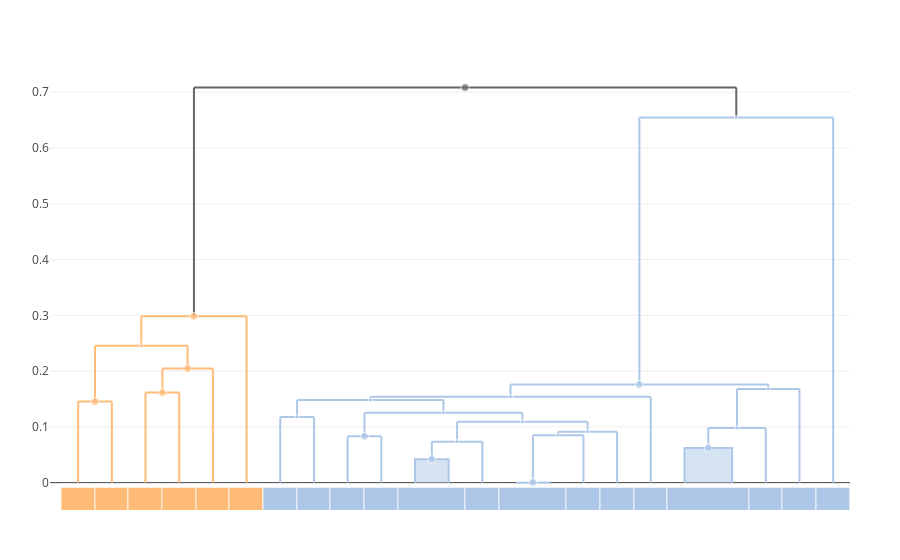

The notebook cell this image was saved under:
### Code cell
trees["all"] = cluster_annotate(cdata, 1:cdata.ntaxa)
plot(dendrogram(cdata, trees["all"]))

### Figure 1 — Plotly figure (JSON) as saved in the notebook; plotly's stock layout.template omitted (floating-point values rounded to 4 significant figures)
{"data": [{"hoverinfo": "skip", "line": {"color": "#666666"}, "mode": "lines", "showlegend": false, "type": "scatter", "x": [4.438, 20.54, null, 4.438, 4.438, null, 20.54, 20.54, null], "y": [0.7086, 0.7086, null, 0.7086, 0.2982, null, 0.7086, 0.6547, null], "yaxis": "y1"}, {"hoverinfo": "skip", "line": {"color": "#AEC7E8"}, "mode": "lines", "showlegend": false, "type": "scatter", "x": [15.25, 17, null, 15.25, 15.25, null, 17, 17, null], "y": [0.09127, 0.09127, null, 0.09127, 0.08504, null, 0.09127, 0, null], "yaxis": "y1"}, {"hoverinfo": "skip", "line": {"color": "#FFBB78"}, "mode": "lines", "showlegend": false, "type": "scatter", "x": [3, 4, null, 3, 3, null, 4, 4, null], "y": [0.1615, 0.1615, null, 0.1615, 0, null, 0.1615, 0, null], "yaxis": "y1"}, {"hoverinfo": "skip", "line": {"color": "#AEC7E8"}, "mode": "lines", "showlegend": false, "type": "scatter", "x": [9.672, 18, null, 9.672, 9.672, null, 18, 18, null], "y": [0.1539, 0.1539, null, 0.1539, 0.148, null, 0.1539, 0, null], "yaxis": "y1"}, {"hoverinfo": "skip", "line": {"color": "#AEC7E8"}, "mode": "lines", "showlegend": false, "type": "scatter", "x": [17.66, 23.41, null, 17.66, 17.66, null, 23.41, 23.41, null], "y": [0.6547, 0.6547, null, 0.6547, 0.176, null, 0.6547, 0, null], "yaxis": "y1"}, {"hoverinfo": "skip", "line": {"color": "#FFBB78"}, "mode": "lines", "showlegend": false, "type": "scatter", "x": [3.5, 5, null, 3.5, 3.5, null, 5, 5, null], "y": [0.2046, 0.2046, null, 0.2046, 0.1615, null, 0.2046, 0, null], "yaxis": "y1"}, {"fill": "toself", "hoverinfo": "skip", "line": {"color": "#AEC7E8"}, "mode": "lines", "showlegend": false, "type": "scatter", "x": [14, 14, 15, 15], "y": [0, 0.0002723, 0.0002723, 0], "yaxis": "y1"}, {"hoverinfo": "skip", "line": {"color": "#AEC7E8"}, "mode": "lines", "showlegend": false, "type": "scatter", "x": [7, 8, null, 7, 7, null, 8, 8, null], "y": [0.1179, 0.1179, null, 0.1179, 0, null, 0.1179, 0, null], "yaxis": "y1"}, {"hoverinfo": "skip", "line": {"color": "#AEC7E8"}, "mode": "lines", "showlegend": false, "type": "scatter", "x": [13.84, 21.49, null, 13.84, 13.84, null, 21.49, 21.49, null], "y": [0.176, 0.176, null, 0.176, 0.1539, null, 0.176, 0.1678, null], "yaxis": "y1"}, {"hoverinfo": "skip", "line": {"color": "#AEC7E8"}, "mode": "lines", "showlegend": false, "type": "scatter", "x": [12.25, 16.12, null, 12.25, 12.25, null, 16.12, 16.12, null], "y": [0.1091, 0.1091, null, 0.1091, 0.07348, null, 0.1091, 0.09127, null], "yaxis": "y1"}, {"hoverinfo": "skip", "line": {"color": "#AEC7E8"}, "mode": "lines", "showlegend": false, "type": "scatter", "x": [11.5, 13, null, 11.5, 11.5, null, 13, 13, null], "y": [0.07348, 0.07348, null, 0.07348, 0.04181, null, 0.07348, 0, null], "yaxis": "y1"}, {"hoverinfo": "skip", "line": {"color": "#FFBB78"}, "mode": "lines", "showlegend": false, "type": "scatter", "x": [1.5, 4.25, null, 1.5, 1.5, null, 4.25, 4.25, null], "y": [0.2457, 0.2457, null, 0.2457, 0.1454, null, 0.2457, 0.2046, null], "yaxis": "y1"}, {"hoverinfo": "skip", "line": {"color": "#FFBB78"}, "mode": "lines", "showlegend": false, "type": "scatter", "x": [1, 2, null, 1, 1, null, 2, 2, null], "y": [0.1454, 0.1454, null, 0.1454, 0, null, 0.1454, 0, null], "yaxis": "y1"}, {"fill": "toself", "hoverinfo": "skip", "line": {"color": "#AEC7E8"}, "mode": "lines", "showlegend": false, "type": "scatter", "x": [19, 19, 20.41, 20.41], "y": [0, 0.06234, 0.06234, 0], "yaxis": "y1"}, {"hoverinfo": "skip", "line": {"color": "#AEC7E8"}, "mode": "lines", "showlegend": false, "type": "scatter", "x": [7.5, 11.84, null, 7.5, 7.5, null, 11.84, 11.84, null], "y": [0.148, 0.148, null, 0.148, 0.1179, null, 0.148, 0.1254, null], "yaxis": "y1"}, {"hoverinfo": "skip", "line": {"color": "#FFBB78"}, "mode": "lines", "showlegend": false, "type": "scatter", "x": [2.875, 6, null, 2.875, 2.875, null, 6, 6, null], "y": [0.2982, 0.2982, null, 0.2982, 0.2457, null, 0.2982, 0, null], "yaxis": "y1"}, {"hoverinfo": "skip", "line": {"color": "#AEC7E8"}, "mode": "lines", "showlegend": false, "type": "scatter", "x": [14.5, 16, null, 14.5, 14.5, null, 16, 16, null], "y": [0.08504, 0.08504, null, 0.08504, 0.0002723, null, 0.08504, 0, null], "yaxis": "y1"}, {"fill": "toself", "hoverinfo": "skip", "line": {"color": "#AEC7E8"}, "mode": "lines", "showlegend": false, "type": "scatter", "x": [11, 11, 12, 12], "y": [0, 0.04181, 0.04181, 0], "yaxis": "y1"}, {"hoverinfo": "skip", "line": {"color": "#AEC7E8"}, "mode": "lines", "showlegend": false, "type": "scatter", "x": [9.5, 14.19, null, 9.5, 9.5, null, 14.19, 14.19, null], "y": [0.1254, 0.1254, null, 0.1254, 0.08317, null, 0.1254, 0.1091, null], "yaxis": "y1"}, {"hoverinfo": "skip", "line": {"color": "#AEC7E8"}, "mode": "lines", "showlegend": false, "type": "scatter", "x": [20.56, 22.41, null, 20.56, 20.56, null, 22.41, 22.41, null], "y": [0.1678, 0.1678, null, 0.1678, 0.09803, null, 0.1678, 0, null], "yaxis": "y1"}, {"hoverinfo": "skip", "line": {"color": "#AEC7E8"}, "mode": "lines", "showlegend": false, "type": "scatter", "x": [19.71, 21.41, null, 19.71, 19.71, null, 21.41, 21.41, null], "y": [0.09803, 0.09803, null, 0.09803, 0.06234, null, 0.09803, 0, null], "yaxis": "y1"}, {"hoverinfo": "skip", "line": {"color": "#AEC7E8"}, "mode": "lines", "showlegend": false, "type": "scatter", "x": [9, 10, null, 9, 9, null, 10, 10, null], "y": [0.08317, 0.08317, null, 0.08317, 0, null, 0.08317, 0, null], "yaxis": "y1"}, {"customdata": [[41, 5, "licheniformis"], [47, 24, "(mixed)"], [33, 4, "licheniformis"], [32, 4, "licheniformis"], [40, 2, "paralicheniformis"], [46, 18, "licheniformis"], [39, 12, "licheniformis"], [43, 3, "paralicheniformis"], [25, 2, "licheniformis"], [35, 2, "licheniformis"], [42, 17, "licheniformis"], [34, 7, "licheniformis"], [29, 3, "licheniformis"], [44, 5, "paralicheniformis"], [37, 2, "paralicheniformis"], [28, 3, "licheniformis"], [38, 11, "licheniformis"], [45, 6, "paralicheniformis"], [31, 3, "licheniformis"], [27, 2, "licheniformis"], [36, 9, "licheniformis"], [30, 2, "licheniformis"]], "hovertemplate": "ID: %{customdata[0]}<br>\nHeight: %{y:.3f}<br>\nGenome count: %{customdata[1]}\n<br>\n%{customdata[2]}\n<extra></extra>", "marker": {"color": ["#AEC7E8", "#666666", "#AEC7E8", "#AEC7E8", "#FFBB78", "#AEC7E8", "#AEC7E8", "#FFBB78", "#AEC7E8", "#AEC7E8", "#AEC7E8", "#AEC7E8", "#AEC7E8", "#FFBB78", "#FFBB78", "#AEC7E8", "#AEC7E8", "#FFBB78", "#AEC7E8", "#AEC7E8", "#AEC7E8", "#AEC7E8"], "size": [4, 8, 4, 4, 8, 4, 4, 8, 8, 4, 8, 4, 4, 4, 8, 8, 4, 8, 4, 8, 4, 8]}, "mode": "markers", "showlegend": false, "type": "scatter", "x": [21.49, 12.49, 20.56, 16.12, 3.5, 20.54, 13.84, 4.25, 14.5, 7.5, 17.66, 14.19, 12.25, 2.875, 1.5, 19.71, 9.672, 4.438, 15.25, 11.5, 11.84, 9.5], "y": [0.1678, 0.7086, 0.09803, 0.09127, 0.1615, 0.6547, 0.1539, 0.2046, 0.0002723, 0.1179, 0.176, 0.1091, 0.07348, 0.2457, 0.1454, 0.06234, 0.148, 0.2982, 0.08504, 0.04181, 0.1254, 0.08317], "yaxis": "y1"}, {"colorscale": [[0, "#666666"], [0.1, "#AEC7E8"], [0.2, "#FFBB78"], [0.3, "#98DF8A"], [0.4, "#FF9896"], [0.5, "#C5B0D5"], [0.6, "#C49C94"], [0.7, "#F7B6D2"], [0.8, "#C7C7C7"], [0.9, "#DBDB8D"], [1, "#9EDAE5"]], "customdata": [[["Genome 22", "paralicheniformis"], ["Genome 23", "paralicheniformis"], ["Genome 20", "paralicheniformis"], ["Genome 21", "paralicheniformis"], ["Genome 19", "paralicheniformis"], ["Genome 24", "paralicheniformis"], ["Genome 5", "licheniformis"], ["Genome 7", "licheniformis"], ["Genome 3", "licheniformis"], ["Genome 10", "licheniformis"], ["ID 27", "licheniformis"], ["Genome 13", "licheniformis"], ["ID 25", "licheniformis"], ["Genome 11", "licheniformis"], ["Genome 12", "licheniformis"], ["Genome 15", "licheniformis"], ["ID 28", "licheniformis"], ["Genome 6", "licheniformis"], ["Genome 14", "licheniformis"], ["Genome 8", "licheniformis"]]], "hovertemplate": "%{customdata[0]} <br>\n%{customdata[1]}\n<extra></extra>\n", "showscale": false, "type": "heatmap", "x": [0.5, 1.5, 2.5, 3.5, 4.5, 5.5, 6.5, 7.5, 8.5, 9.5, 10.5, 12.5, 13.5, 15.5, 16.5, 17.5, 18.5, 20.91, 21.91, 22.91, 23.91], "xgap": 1, "yaxis": "y2", "z": [[2, 2, 2, 2, 2, 2, 1, 1, 1, 1, 1, 1, 1, 1, 1, 1, 1, 1, 1, 1]], "zmax": 10, "zmin": 0}], "layout": {"hovermode": "closest", "margin": {"b": 50, "l": 50, "r": 50, "t": 60}, "xaxis": {"visible": false}, "yaxis2": {"domain": [0, 0.05], "fixedrange": true, "visible": false}}}
